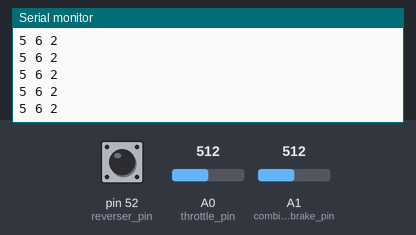
The sketch below on a simulated Arduino Mega 2560, built with avr-gcc and run on an emulated ATmega2560. Shown: the last lines printed to the serial monitor. The test bench sets the inputs (shaded band); at power-on: A0 (throttle_pin) = 512, pin 52 (reverser_pin) HIGH, A1 (combined_brake_pin) = 512.

Above: at 4.2 s.
4.3 s: A0 (throttle_pin) set to 1008
At 4.9 s:
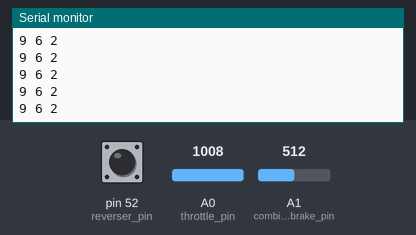
7.3 s: A0 (throttle_pin) set to 1023
At 8.0 s:
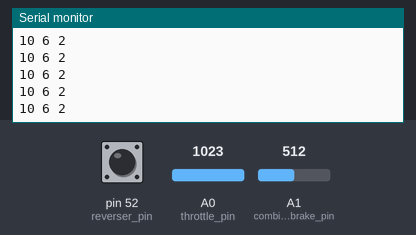
Timing chart, 0 to 10.3 s (numbered marks = the images above; inputs shaded):
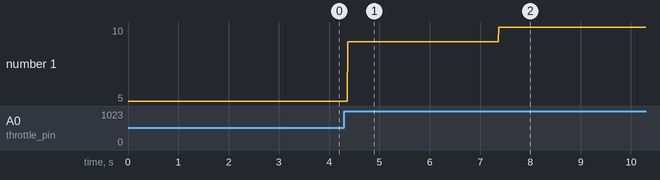

Measured:
- after the input at 4.3 s, the serial monitor: prints a new line after 0.07 s (image 1)
- after the input at 7.3 s, the serial monitor: prints a new line after 0.07 s (image 2)
- plotted number 1: 5 → 9 after the input at 4.3 s, 9 → 10 after the input at 7.3 s

The sketch:

Derail_valley.ino
```cpp
int throttle_pin = A0;
int combined_brake_pin = A1;
int reverser_pin = 52;

void setup() {
  Serial.begin(9600);
  pinMode(throttle_pin,INPUT);
  pinMode(combined_brake_pin,INPUT);
  pinMode(reverser_pin,INPUT_PULLUP);
 int reverser_reader = 0;
}

void loop() {
  int throttle_reader =analogRead(throttle_pin);
  int combined_brake_reader = analogRead(combined_brake_pin);
  int reverser_reader;

  int throttle = map(throttle_reader,0,1023,0,10);
  int train_brake =map(combined_brake_reader,0,1023,0,12);
  int ind_brake = train_brake-4;
  if (ind_brake < 0) ind_brake = 0;

  if (digitalRead(reverser_pin) == LOW )
  {
    reverser_reader = reverser_reader + 1;
  }
  if (digitalRead(reverser_pin) == HIGH )
  {
    reverser_reader = 0;
  }


Serial.print(throttle);
Serial.print(" ");
Serial.print(train_brake);
Serial.print(" ");
Serial.print(ind_brake);
Serial.print("\n");


}
```
